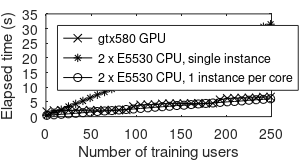
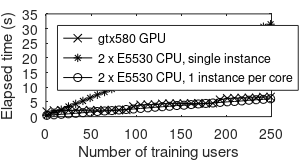

Here is the MATLAB script that generated these plots, in order:

% For MATLAB, you might need to manually remove the first row if there is a header.
cpu1=load('alignment_runtime_graph_reference_cpu.dat');
cpu2=load('alignment_runtime_graph_reference_cpu_percore.dat');
gtx480=load('alignment_runtime_graph_reference_gtx480.dat');
gtx580=load('alignment_runtime_graph_reference_gtx580.dat');

%userCount = cpu1(:,1);
%cpu1 = cpu1(:,2);
%cpu2 = cpu2(:,2);
%gtx480 = gtx480(:,2);
%gtx580 = gtx580(:,2);

userCount = cpu1(1:2:end,1);
cpu1 = cpu1(1:2:end,2);
cpu2 = cpu2(1:2:end,2);
gtx480 = gtx480(1:2:end,2);
gtx580 = gtx580(1:2:end,2);
close all;
h = figure(7);

%plot( userCount, gtx480, 'k-.', userCount, gtx580, 'k-' , userCount, cpu1, 'k:' , userCount, cpu2, 'k--');
%legend('gtx480 GPU', 'gtx580 GPU', '2 x E5530 CPU, single instance', '2 x E5530 CPU, 1 instance per core', 'Location','NorthWest');

%plot( userCount, gtx580, 'k-' , userCount, cpu1, 'k:' , userCount, cpu2, 'k--');
plot( userCount, gtx580, 'kx-' , userCount, cpu1, 'k*-' , userCount, cpu2, 'ko-');
legend('gtx580 GPU', '2 x E5530 CPU, single instance', '2 x E5530 CPU, 1 instance per core','Location', 'NorthWest');

xlabel('Number of training users');
ylabel('Elapsed time (s)');

set (h,'windowstyle','normal');               
%set (h,'Units','Inches'); % matlab
set (h,'Units','inches'); % octave
windowSize = [0 0 3.75 2];
windowSize = windowSize*0.8;
%windowSize = windowSize*1.5;
%windowSize = windowSize*4;
%windowSize = [0 0 20 15];
set(h,'position', windowSize);
set(h, 'PaperPosition', windowSize);
print(h, 'alignment_runtime_graph.eps', '-deps2');
print(h, 'alignment_runtime_graph.png', '-dpng');
